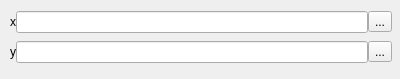
<?xml version="1.0" encoding="UTF-8"?>
<ui version="4.0">
 <author>Pho Hale</author>
 <class>CustomDataSelectionWidget_Subpanel_SimpleXY</class>
 <widget class="QWidget" name="CustomDataSelectionWidget_Subpanel_SimpleXY">
  <property name="geometry">
   <rect>
    <x>0</x>
    <y>0</y>
    <width>400</width>
    <height>79</height>
   </rect>
  </property>
  <property name="windowTitle">
   <string>CustomDataSelectionWidget_Subpanel_SimpleXY</string>
  </property>
  <widget class="QWidget" name="layoutWidget">
   <property name="geometry">
    <rect>
     <x>10</x>
     <y>10</y>
     <width>382</width>
     <height>24</height>
    </rect>
   </property>
   <layout class="QHBoxLayout" name="horizontalLayout_2" stretch="0,1,0">
    <property name="spacing">
     <number>0</number>
    </property>
    <item>
     <widget class="QLabel" name="label">
      <property name="text">
       <string>x</string>
      </property>
     </widget>
    </item>
    <item>
     <widget class="QLineEdit" name="lineEdit">
      <property name="sizePolicy">
       <sizepolicy hsizetype="Expanding" vsizetype="Fixed">
        <horstretch>1</horstretch>
        <verstretch>0</verstretch>
       </sizepolicy>
      </property>
      <property name="minimumSize">
       <size>
        <width>100</width>
        <height>0</height>
       </size>
      </property>
      <property name="baseSize">
       <size>
        <width>100</width>
        <height>0</height>
       </size>
      </property>
      <property name="toolTip">
       <string notr="true" extracomment="Timestamps"/>
      </property>
      <property name="inputMask">
       <string notr="true"/>
      </property>
      <property name="text">
       <string notr="true"/>
      </property>
     </widget>
    </item>
    <item>
     <widget class="QToolButton" name="toolButton">
      <property name="text">
       <string>...</string>
      </property>
     </widget>
    </item>
   </layout>
  </widget>
  <widget class="QWidget" name="layoutWidget_2">
   <property name="geometry">
    <rect>
     <x>10</x>
     <y>40</y>
     <width>382</width>
     <height>24</height>
    </rect>
   </property>
   <layout class="QHBoxLayout" name="horizontalLayout_3" stretch="0,1,0">
    <property name="spacing">
     <number>0</number>
    </property>
    <item>
     <widget class="QLabel" name="label_2">
      <property name="text">
       <string>y</string>
      </property>
     </widget>
    </item>
    <item>
     <widget class="QLineEdit" name="lineEdit_2">
      <property name="sizePolicy">
       <sizepolicy hsizetype="Expanding" vsizetype="Fixed">
        <horstretch>1</horstretch>
        <verstretch>0</verstretch>
       </sizepolicy>
      </property>
      <property name="minimumSize">
       <size>
        <width>100</width>
        <height>0</height>
       </size>
      </property>
      <property name="baseSize">
       <size>
        <width>100</width>
        <height>0</height>
       </size>
      </property>
      <property name="toolTip">
       <string notr="true" extracomment="Timestamps"/>
      </property>
      <property name="inputMask">
       <string notr="true"/>
      </property>
      <property name="text">
       <string notr="true"/>
      </property>
     </widget>
    </item>
    <item>
     <widget class="QToolButton" name="toolButton_2">
      <property name="text">
       <string>...</string>
      </property>
     </widget>
    </item>
   </layout>
  </widget>
 </widget>
 <resources/>
 <connections/>
</ui>
